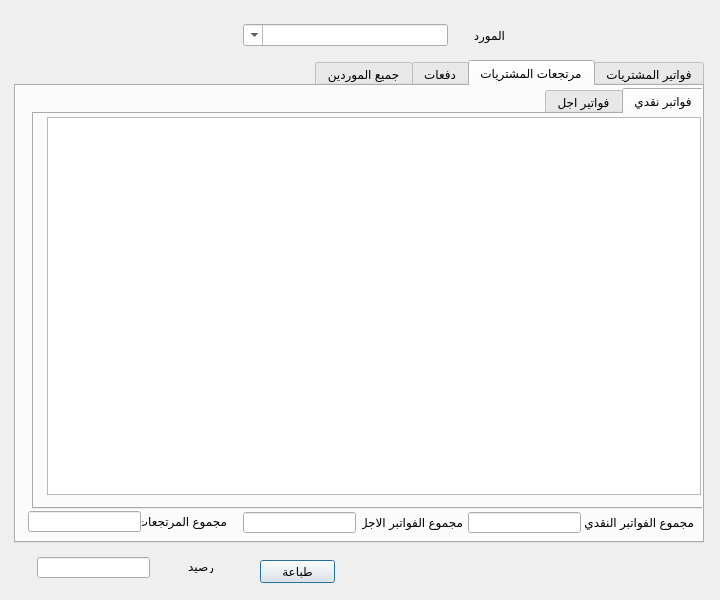
<?xml version="1.0" encoding="UTF-8"?>
<ui version="4.0">
 <class>supplier_report</class>
 <widget class="QDialog" name="supplier_report">
  <property name="geometry">
   <rect>
    <x>0</x>
    <y>0</y>
    <width>720</width>
    <height>600</height>
   </rect>
  </property>
  <property name="windowTitle">
   <string>Dialog</string>
  </property>
  <widget class="QTabWidget" name="tabWidget">
   <property name="geometry">
    <rect>
     <x>14</x>
     <y>60</y>
     <width>690</width>
     <height>483</height>
    </rect>
   </property>
   <property name="layoutDirection">
    <enum>Qt::RightToLeft</enum>
   </property>
   <property name="tabPosition">
    <enum>QTabWidget::North</enum>
   </property>
   <property name="tabShape">
    <enum>QTabWidget::Rounded</enum>
   </property>
   <property name="currentIndex">
    <number>1</number>
   </property>
   <property name="elideMode">
    <enum>Qt::ElideNone</enum>
   </property>
   <widget class="QWidget" name="ggg">
    <attribute name="title">
     <string>فواتير المشتريات</string>
    </attribute>
    <widget class="QTabWidget" name="tabWidget_2">
     <property name="geometry">
      <rect>
       <x>5</x>
       <y>5</y>
       <width>672</width>
       <height>421</height>
      </rect>
     </property>
     <property name="currentIndex">
      <number>1</number>
     </property>
     <widget class="QWidget" name="tab_4">
      <attribute name="title">
       <string>فواتبر نقدي</string>
      </attribute>
      <widget class="QTableView" name="puchase_cash_view">
       <property name="geometry">
        <rect>
         <x>11</x>
         <y>1</y>
         <width>655</width>
         <height>382</height>
        </rect>
       </property>
       <property name="editTriggers">
        <set>QAbstractItemView::NoEditTriggers</set>
       </property>
       <property name="selectionBehavior">
        <enum>QAbstractItemView::SelectRows</enum>
       </property>
       <attribute name="verticalHeaderVisible">
        <bool>false</bool>
       </attribute>
      </widget>
     </widget>
     <widget class="QWidget" name="tab_5">
      <attribute name="title">
       <string>فواتير اجل</string>
      </attribute>
      <widget class="QTableView" name="puchase_credit_view">
       <property name="geometry">
        <rect>
         <x>6</x>
         <y>1</y>
         <width>655</width>
         <height>382</height>
        </rect>
       </property>
       <property name="editTriggers">
        <set>QAbstractItemView::NoEditTriggers</set>
       </property>
       <property name="selectionBehavior">
        <enum>QAbstractItemView::SelectRows</enum>
       </property>
       <attribute name="verticalHeaderVisible">
        <bool>false</bool>
       </attribute>
      </widget>
     </widget>
    </widget>
    <widget class="QLineEdit" name="pur_cash_total">
     <property name="geometry">
      <rect>
       <x>451</x>
       <y>431</y>
       <width>113</width>
       <height>21</height>
      </rect>
     </property>
     <property name="readOnly">
      <bool>true</bool>
     </property>
    </widget>
    <widget class="QLineEdit" name="pur_credit_total">
     <property name="geometry">
      <rect>
       <x>226</x>
       <y>431</y>
       <width>113</width>
       <height>21</height>
      </rect>
     </property>
     <property name="readOnly">
      <bool>true</bool>
     </property>
    </widget>
    <widget class="QLineEdit" name="pur_total">
     <property name="geometry">
      <rect>
       <x>11</x>
       <y>430</y>
       <width>113</width>
       <height>21</height>
      </rect>
     </property>
     <property name="readOnly">
      <bool>true</bool>
     </property>
    </widget>
    <widget class="QLabel" name="label_4">
     <property name="geometry">
      <rect>
       <x>125</x>
       <y>432</y>
       <width>85</width>
       <height>16</height>
      </rect>
     </property>
     <property name="text">
      <string>مجموع المشتريات</string>
     </property>
    </widget>
    <widget class="QLabel" name="label_5">
     <property name="geometry">
      <rect>
       <x>345</x>
       <y>433</y>
       <width>101</width>
       <height>16</height>
      </rect>
     </property>
     <property name="text">
      <string>مجموع الفواتبر الاجل</string>
     </property>
    </widget>
    <widget class="QLabel" name="label_6">
     <property name="geometry">
      <rect>
       <x>561</x>
       <y>433</y>
       <width>116</width>
       <height>16</height>
      </rect>
     </property>
     <property name="text">
      <string>مجموع الفواتبر النقدي</string>
     </property>
    </widget>
   </widget>
   <widget class="QWidget" name="tab_2">
    <attribute name="title">
     <string>مرتجعات المشتريات</string>
    </attribute>
    <widget class="QTabWidget" name="tabWidget_3">
     <property name="geometry">
      <rect>
       <x>16</x>
       <y>2</y>
       <width>672</width>
       <height>421</height>
      </rect>
     </property>
     <property name="currentIndex">
      <number>0</number>
     </property>
     <widget class="QWidget" name="tab_6">
      <attribute name="title">
       <string>فواتبر نقدي</string>
      </attribute>
      <widget class="QTableView" name="pur_cash_return_view">
       <property name="geometry">
        <rect>
         <x>13</x>
         <y>3</y>
         <width>654</width>
         <height>378</height>
        </rect>
       </property>
       <property name="selectionBehavior">
        <enum>QAbstractItemView::SelectRows</enum>
       </property>
       <attribute name="verticalHeaderVisible">
        <bool>false</bool>
       </attribute>
      </widget>
     </widget>
     <widget class="QWidget" name="tab_7">
      <attribute name="title">
       <string>فواتير اجل</string>
      </attribute>
      <widget class="QTableView" name="pur_credit_return_view">
       <property name="geometry">
        <rect>
         <x>11</x>
         <y>4</y>
         <width>654</width>
         <height>378</height>
        </rect>
       </property>
       <property name="selectionBehavior">
        <enum>QAbstractItemView::SelectRows</enum>
       </property>
       <attribute name="verticalHeaderVisible">
        <bool>false</bool>
       </attribute>
      </widget>
     </widget>
    </widget>
    <widget class="QLabel" name="label_7">
     <property name="geometry">
      <rect>
       <x>126</x>
       <y>427</y>
       <width>85</width>
       <height>16</height>
      </rect>
     </property>
     <property name="text">
      <string>مجموع المرتجعات</string>
     </property>
    </widget>
    <widget class="QLineEdit" name="pur_re_credit_total">
     <property name="geometry">
      <rect>
       <x>227</x>
       <y>426</y>
       <width>113</width>
       <height>21</height>
      </rect>
     </property>
     <property name="readOnly">
      <bool>true</bool>
     </property>
    </widget>
    <widget class="QLabel" name="label_8">
     <property name="geometry">
      <rect>
       <x>562</x>
       <y>428</y>
       <width>116</width>
       <height>16</height>
      </rect>
     </property>
     <property name="text">
      <string>مجموع الفواتبر النقدي</string>
     </property>
    </widget>
    <widget class="QLineEdit" name="pur_re_cash_total">
     <property name="geometry">
      <rect>
       <x>452</x>
       <y>426</y>
       <width>113</width>
       <height>21</height>
      </rect>
     </property>
     <property name="readOnly">
      <bool>true</bool>
     </property>
    </widget>
    <widget class="QLineEdit" name="pur_re_total">
     <property name="geometry">
      <rect>
       <x>12</x>
       <y>425</y>
       <width>113</width>
       <height>21</height>
      </rect>
     </property>
     <property name="readOnly">
      <bool>true</bool>
     </property>
    </widget>
    <widget class="QLabel" name="label_9">
     <property name="geometry">
      <rect>
       <x>346</x>
       <y>428</y>
       <width>101</width>
       <height>16</height>
      </rect>
     </property>
     <property name="text">
      <string>مجموع الفواتبر الاجل</string>
     </property>
    </widget>
   </widget>
   <widget class="QWidget" name="tab">
    <attribute name="title">
     <string>دفعات</string>
    </attribute>
    <widget class="QTableView" name="payment_view">
     <property name="geometry">
      <rect>
       <x>4</x>
       <y>5</y>
       <width>676</width>
       <height>409</height>
      </rect>
     </property>
     <property name="selectionBehavior">
      <enum>QAbstractItemView::SelectRows</enum>
     </property>
     <attribute name="verticalHeaderVisible">
      <bool>false</bool>
     </attribute>
    </widget>
    <widget class="QLineEdit" name="payment_total">
     <property name="geometry">
      <rect>
       <x>24</x>
       <y>420</y>
       <width>113</width>
       <height>21</height>
      </rect>
     </property>
     <property name="readOnly">
      <bool>true</bool>
     </property>
    </widget>
    <widget class="QLabel" name="label_10">
     <property name="geometry">
      <rect>
       <x>141</x>
       <y>422</y>
       <width>91</width>
       <height>16</height>
      </rect>
     </property>
     <property name="text">
      <string>مجموع الدفعات</string>
     </property>
    </widget>
   </widget>
   <widget class="QWidget" name="tab_3">
    <attribute name="title">
     <string>جميع الموردين</string>
    </attribute>
    <widget class="QTableView" name="supplier_view">
     <property name="geometry">
      <rect>
       <x>5</x>
       <y>3</y>
       <width>678</width>
       <height>414</height>
      </rect>
     </property>
     <property name="selectionBehavior">
      <enum>QAbstractItemView::SelectRows</enum>
     </property>
     <attribute name="verticalHeaderVisible">
      <bool>false</bool>
     </attribute>
    </widget>
    <widget class="QLabel" name="label_3">
     <property name="geometry">
      <rect>
       <x>153</x>
       <y>425</y>
       <width>87</width>
       <height>16</height>
      </rect>
     </property>
     <property name="text">
      <string>مجموع المديونية</string>
     </property>
    </widget>
    <widget class="QLineEdit" name="total_balance">
     <property name="geometry">
      <rect>
       <x>32</x>
       <y>424</y>
       <width>113</width>
       <height>21</height>
      </rect>
     </property>
     <property name="readOnly">
      <bool>true</bool>
     </property>
    </widget>
    <widget class="QCheckBox" name="checkBox">
     <property name="geometry">
      <rect>
       <x>534</x>
       <y>424</y>
       <width>116</width>
       <height>19</height>
      </rect>
     </property>
     <property name="text">
      <string>اخفاء الارصدة </string>
     </property>
    </widget>
   </widget>
  </widget>
  <widget class="QLineEdit" name="balance">
   <property name="geometry">
    <rect>
     <x>37</x>
     <y>557</y>
     <width>113</width>
     <height>21</height>
    </rect>
   </property>
   <property name="readOnly">
    <bool>true</bool>
   </property>
  </widget>
  <widget class="QLabel" name="label_2">
   <property name="geometry">
    <rect>
     <x>167</x>
     <y>560</y>
     <width>47</width>
     <height>13</height>
    </rect>
   </property>
   <property name="text">
    <string>رصيد</string>
   </property>
  </widget>
  <widget class="QWidget" name="layoutWidget">
   <property name="geometry">
    <rect>
     <x>243</x>
     <y>23</y>
     <width>262</width>
     <height>24</height>
    </rect>
   </property>
   <layout class="QHBoxLayout" name="horizontalLayout" stretch="4,1">
    <item>
     <widget class="QComboBox" name="supplier">
      <property name="layoutDirection">
       <enum>Qt::RightToLeft</enum>
      </property>
      <property name="editable">
       <bool>true</bool>
      </property>
     </widget>
    </item>
    <item>
     <widget class="QLabel" name="label">
      <property name="text">
       <string>المورد</string>
      </property>
     </widget>
    </item>
   </layout>
  </widget>
  <widget class="QPushButton" name="pushButton">
   <property name="geometry">
    <rect>
     <x>260</x>
     <y>560</y>
     <width>75</width>
     <height>23</height>
    </rect>
   </property>
   <property name="text">
    <string>طباعة</string>
   </property>
  </widget>
 </widget>
 <resources/>
 <connections/>
</ui>
